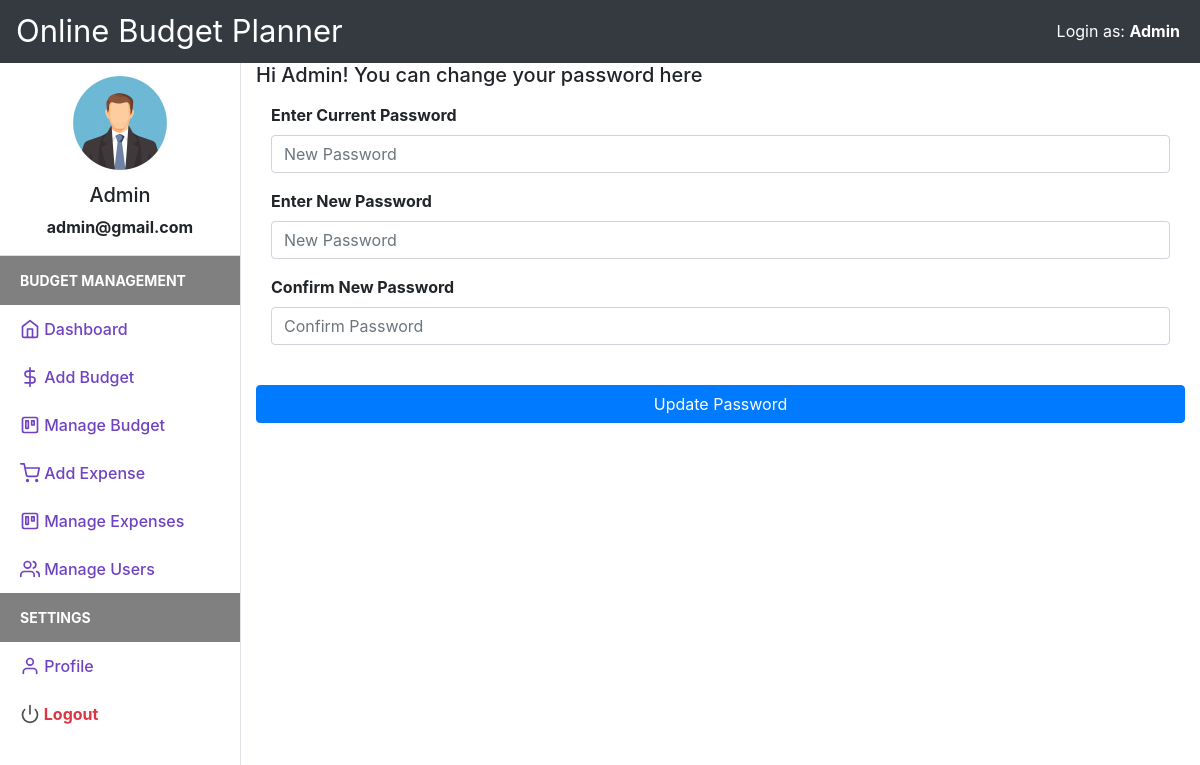
The page /change_password.php (signed in) on the database its author committed.
### tables this page shows
CREATE TABLE `users` (
  `user_id` int(11) NOT NULL,
  `firstname` varchar(50) NOT NULL,
  `lastname` varchar(25) NOT NULL,
  `email` varchar(50) NOT NULL,
  `password` varchar(50) NOT NULL,
  `status` varchar(20) DEFAULT 'Inactive',
  `userType` varchar(10) DEFAULT 'User'
);

### session.php (called while the page is built, shortened)
<?php
include("config.php");
$sess_email = $_SESSION["email"];
$sql = "SELECT * FROM users WHERE email = '$sess_email'";
$result = $con->query($sql);
if ($result->num_rows > 0) {
  while($row = $result->fetch_assoc()) {
    $firstname = $row["firstname"];
    $username =$row["firstname"]." ".$row["lastname"];
    $useremail=$row["email"];
    $usertype=$row["userType"];
  }
} else {
    $userid="XYZ";
    $username ="No User";
    $useremail="mailid@domain.com";
    $userprofile="Uploads/default_profile.png";
}
?>

### change_password.php (the view, shortened to what this page needs)
<?php
include("session.php");
include("header.php");
?>
<!DOCTYPE html>
<html lang="en">
<head>
    <link href="css/bootstrap.min.css" rel="stylesheet">
    <link href="css/style.css" rel="stylesheet">
</head>
<body>
    <div class="d-flex" id="wrapper">
        <?php
        include("navbar.php");
        ?>
        <div id="page-content-wrapper">
            <div class="container-fluid">
                <h5>Hi <?php echo $firstname ?>! You can change your password here</h5>
                <div class="row mt-3">
                    <div class="col-md">
                        <form class="form" action="" method="post" id="registrationForm" autocomplete="off">
                            <div class="form-group">
                                <div class="col">
                                    <label for="password">
                                        Enter Current Password
                                    </label>
                                    <input type="password" class="form-control" name="curr_password" id="password" placeholder="New Password">
                                </div>
                            </div>
                            <div class="form-group">
                                <div class="col">
                                    <label for="password">
                                        Enter New Password
                                    </label>
                                    <input type="password" class="form-control" name="new_password" id="password" placeholder="New Password">
                                </div>
                            </div>
                            <div class="form-group">
                                <div class="col">
                                    <label for="password2">
                                        Confirm New Password
                                    </label>
                                    <input type="password" class="form-control" name="confirm_new_password" id="confirm_password" placeholder="Confirm Password">
                                </div>
                            </div>
                            <div class="form-group">
                                <div class="col-xs-12">
                                    <br>
                                    <button class="btn btn-block btn-primary" name="updatepassword" type="submit">Update Password</button>
                                </div>
                            </div>
                        </form>
                    </div>
                </div>
            </div>
        </div>
    </div>
</body>
</html>

### header.php
<nav class="navbar navbar-expand-lg  bg-dark navbar-dark ">
<div style="font-size:31px;color:white;">Online Budget Planner</div>
<div style="position:absolute;right:20px;color:white;">
<?php echo empty($usertype)?"":"Login as: <b>".$usertype ?>
</div>
</nav>

### navbar.php
<div class="border-right" id="sidebar-wrapper" style="width:300px;">
            <div class="user">
                <img class="img img-fluid rounded-circle" src="uploads/profile1.jpg" width="120">
                <h5><?php echo $username ?></h5>
                <p><?php echo $useremail ?></p>
            </div>
            <div class="sidebar-heading" style="background:gray;color:white;">Budget Management</div>
            <div class="list-group list-group-flush">
                <a href="index.php" class="list-group-item list-group-item-action sidebar-active"><span data-feather="home"></span> Dashboard</a>
                <a href="add_income.php" class="list-group-item list-group-item-action sidebar-active"><span data-feather="dollar-sign"></span> Add Budget</a>
                <a href="manage_income.php" class="list-group-item list-group-item-action sidebar-active"><span data-feather="trello"></span> Manage Budget</a>
                <a href="add_expense.php" class="list-group-item list-group-item-action sidebar-active"><span data-feather="shopping-cart"></span> Add Expense</a>
                <a href="manage_expense.php" class="list-group-item list-group-item-action sidebar-active"><span data-feather="trello"></span> Manage Expenses</a>
               <?php if($usertype=="Admin"){ ?>
                <a href="manage_user.php" class="list-group-item list-group-item-action sidebar-active"><span data-feather="users"></span> Manage Users</a>
           <?php } ?>
            </div>
            <div class="sidebar-heading" style="background:gray;color:white;">Settings </div>
            <div class="list-group list-group-flush">
                <a href="profile.php" class="list-group-item list-group-item-action sidebar-active"><span data-feather="user"></span> Profile</a>
                <a href="logout.php" class="list-group-item list-group-item-action text-danger"><span  data-feather="power"></span> Logout</a>
            </div>
        </div>

### css/style.css (style rules this page uses)
body { background-color: #EFEFEF; }
.feather { width: 20px; height: 20px; stroke: #4D4D4D; stroke-width: 2; stroke-linecap: round; stroke-linejoin: round; fill: none; vertical-align: text-bottom; }
.list-group { background-color: #FFFFFF; }
.list-group-item { border:none; }
.user { text-align: center; border-bottom: 1px solid #ddd; }
.user img { padding: 10px; }
.sidebar-active { color: #6f42c1; font-weight: 500; }
.sidebar-active .feather { stroke: #6f42c1; font-weight: 500; }
#wrapper { overflow-x: hidden; background-color: #fff; }
#sidebar-wrapper { min-height: 100vh; margin-left: -15rem; -webkit-transition: margin .25s ease-out; -moz-transition: margin .25s ease-out; -o-transition: margin .25s ease-out; transition: margin .25s ease-out; }
#sidebar-wrapper .sidebar-heading { padding: 0.875rem 1.25rem; font-size: 14px; font-weight: bold; text-transform: uppercase; color: #999; }
#sidebar-wrapper .list-group { width: 15rem; }
#page-content-wrapper { min-width: 100vw; }
@media (min-width: 768px) { #sidebar-wrapper { margin-left: 0; } }
@media (min-width: 768px) { #page-content-wrapper { min-width: 0; width: 100%; } }
.container-fluid { margin-right: 20px; }

### rows shown on the page
users: userType "Admin", username "Admin", email "admin@gmail.com", firstname "Admin"
